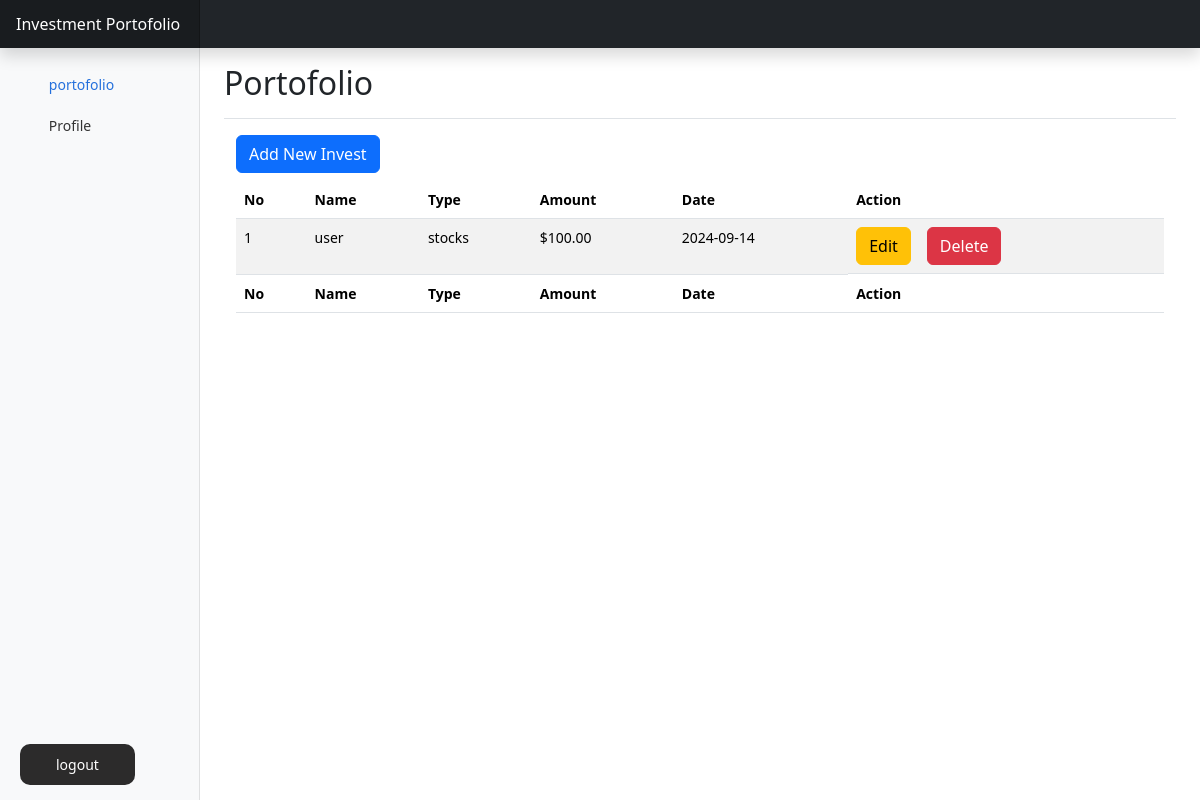
The page /dashboard/ (signed in) on the database its author committed.
### tables this page shows
CREATE TABLE `portofolio` (
  `id` int(11) NOT NULL,
  `userId` int(21) NOT NULL,
  `type_of_investment` varchar(255) DEFAULT NULL,
  `investment_amount` varchar(255) DEFAULT NULL,
  `investment_date` date DEFAULT NULL
);

CREATE TABLE `users` (
  `id` int(11) NOT NULL,
  `username` varchar(255) NOT NULL,
  `email` varchar(255) NOT NULL,
  `password` varchar(255) NOT NULL
);

### helpers/path.php (called while the page is built, shortened)
<?php
$parts = explode('/', $_SERVER['REQUEST_URI']);
$basePath = isset($parts[1]) ? "/" . $parts[1] : null;

### dashboard/index.php (the view, shortened to what this page needs)
<?php
require "../db.php";
include "../helpers/path.php";
include "../middleware/isGuest.php";
if (isset($_SESSION['is_login'])) {
  $userId = $_SESSION['user_id'];
  $sql = "SELECT * FROM users INNER JOIN portofolio ON users.id = portofolio.userId WHERE users.id = $userId";
  $query = mysqli_query($conn, $sql);
  $data = mysqli_fetch_all($query);
}
?>
<?php include "./layouts/heading.php" ?>
<link rel="stylesheet" href="./css/dashboard.css">
<link rel="stylesheet" href="https://cdn.datatables.net/2.1.6/css/dataTables.bootstrap5.css">
</head>
<body>
  <?php include "./layouts/header.php" ?>
  <div class="container-fluid">
    <div class="row">
      <?php include "./layouts/sidebar.php" ?>
      <main class="col-md-9 ms-sm-auto col-lg-10 px-md-4">
        <div class="d-flex justify-content-between flex-wrap flex-md-nowrap align-items-center pt-3 pb-2 mb-3 border-bottom">
          <h1 class="h2">Portofolio</h1>
        </div>
        <div class="container mb-5">
          <div class="mb-2">
            <a href="<?php echo $basePath . "/dashboard/create.php" ?>" class="btn btn-primary">Add New Invest</a>
          </div>
          <table id="example" class="table table-striped" style="width:100%">
            <thead>
              <tr>
                <th>No</th>
                <th>Name</th>
                <th>Type</th>
                <th>Amount</th>
                <th>Date</th>
                <th>Action</th>
              </tr>
            </thead>
            <tbody>
              <?php
              $index = 1;
              foreach ($data as $row): ?>
                <tr>
                  <td><?php echo htmlspecialchars($index); ?></td>
                  <td><?php echo htmlspecialchars($row[1]); ?></td>
                  <td><?php echo htmlspecialchars($row[6]); ?></td>
                  <td><?php echo htmlspecialchars($row[7]); ?></td>
                  <td><?php echo htmlspecialchars($row[8]); ?></td>
                  <td class="d-flex gap-3">
                    <a href="edit.php?id=<?php echo $row[4]; ?>" class="btn btn-warning">Edit</a>
                    <form method="post" action="action.php?action=delete&id=<?php echo $row[4] ?>" class="delete-form">
                      <button type="submit" class="btn btn-danger">Delete</button>
                    </form>
                  </td>
                </tr>
              <?php $index++;
              endforeach; ?>
            </tbody>
            <tfoot>
              <tr>
                <th>No</th>
                <th>Name</th>
                <th>Type</th>
                <th>Amount</th>
                <th>Date</th>
                <th>Action</th>
              </tr>
            </tfoot>
          </table>
        </div>
    </div>
  </div>
</body>
<?php include "./layouts/footer.php" ?>

### dashboard/css/dashboard.css (style rules this page uses)
body { font-size: 0.875rem; }

### rows shown on the page
portofolio: userId.username "user", type_of_investment "stocks", investment_amount "$100.00", investment_date "2024-09-14"
